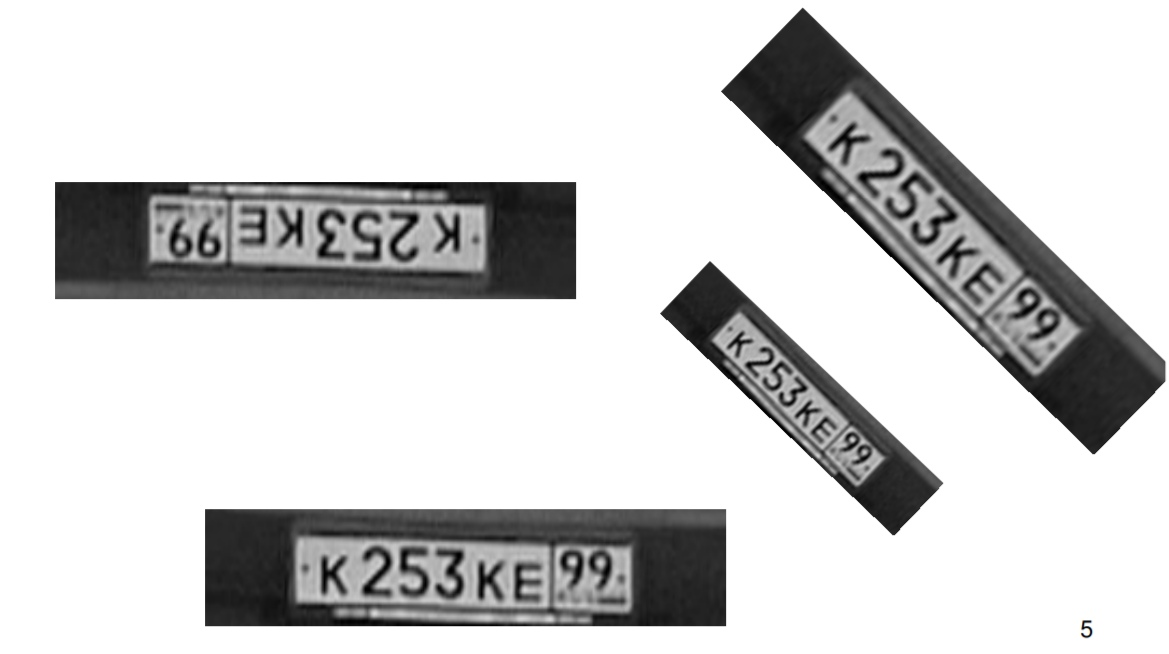
#> input picture LicensePlates.png, 1169 x 654 px
$ python plates_main.py
#> lines starting #> are read from the running program, lines starting #| are printed output that depends on the picture; after the words box and inside, x2 and y2 are one past the last pixel; in counts of white or black regions, pixels touching at a corner belong together
import cv2 as cv
import numpy as np
from matplotlib import pyplot as plt


def color_pools(img, base, mask):
    _, markers = cv.connectedComponents(base)
    markers = markers + 1
    markers[mask == 255] = 0
    markers = cv.watershed(img, markers)

    # result
    count = markers.max() - 1
    # contour
    img[markers == -1] = [255, 255, 255]
    # background
    img[markers == 1] = [0, 0, 0]

    for marker in range(2, markers.max() + 1):
        color = np.random.choice(range(256), size=3)
        img[markers == marker] = color

    return img, count


img = cv.imread('LicensePlates.png')
#> img is the input picture: shape (654, 1169, 3); mean B, G, R 209.6, 209.6, 209.6
gray = cv.cvtColor(img, cv.COLOR_BGR2GRAY)
blur = cv.GaussianBlur(gray, (45, 45), 0)
thresh = cv.threshold(blur, 180, 255, cv.THRESH_BINARY)[1]
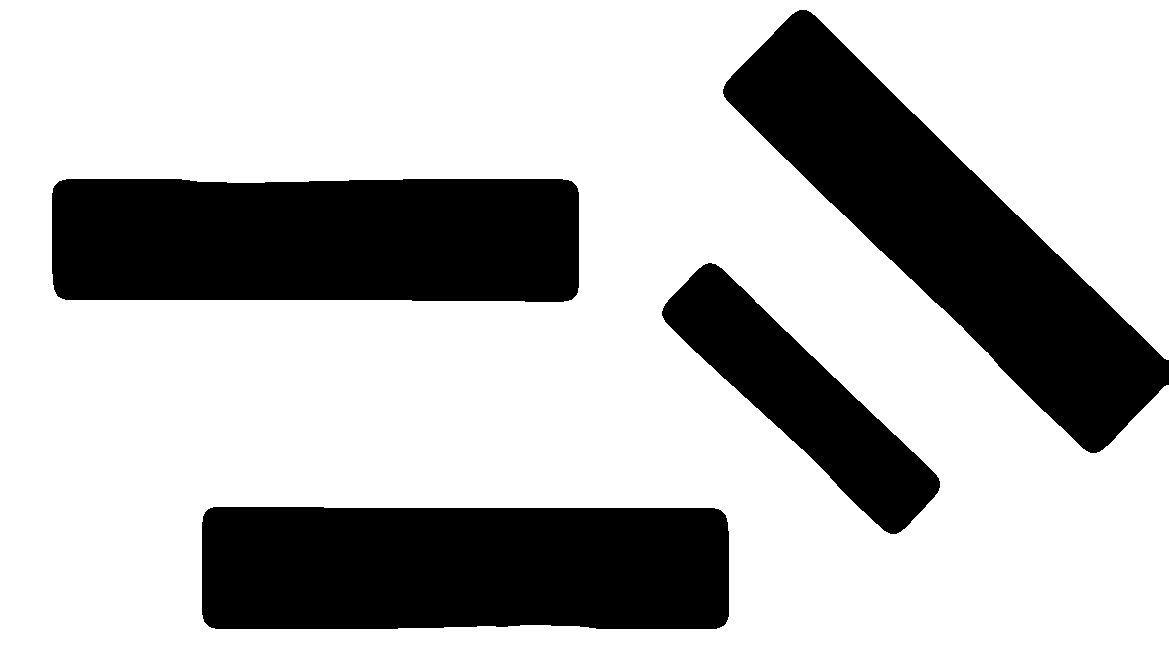
#> thresh: shape (654, 1169); 71.9% white; 4 black regions, box (x1, y1, x2, y2) and area: (723, 10, 1169, 453) 63467, (52, 179, 579, 302) 63200, (202, 507, 729, 629) 63187, (662, 263, 940, 534) 24839

binary = cv.bitwise_not(thresh)

kernel = np.ones((7, 7), np.uint8)
erode = cv.erode(binary, kernel, iterations=1)
#> erode: shape (654, 1169); 26% white; 4 white regions

img, count = color_pools(img, binary, erode)
#> in color_pools, `_, markers = cv.connectedComponents(base)`: markers: shape (654, 1169) int32; 5 distinct labels, from 0 to 4
#> in color_pools, `markers = markers + 1`: markers: shape (654, 1169) int32; 5 distinct labels, from 1 to 5
#> in color_pools, `markers[mask == 255] = 0`:
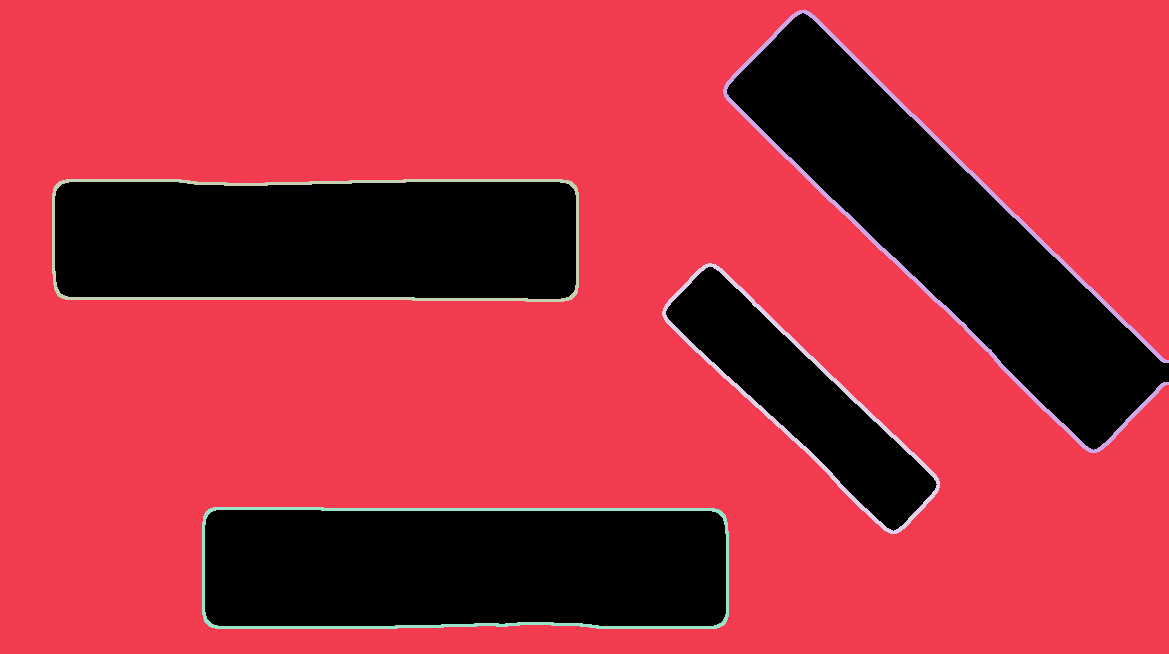
#> markers: shape (654, 1169) int32; 6 distinct labels, from 0 to 5; one colour per label, 0 black
#> in color_pools, `markers = cv.watershed(img, markers)`:
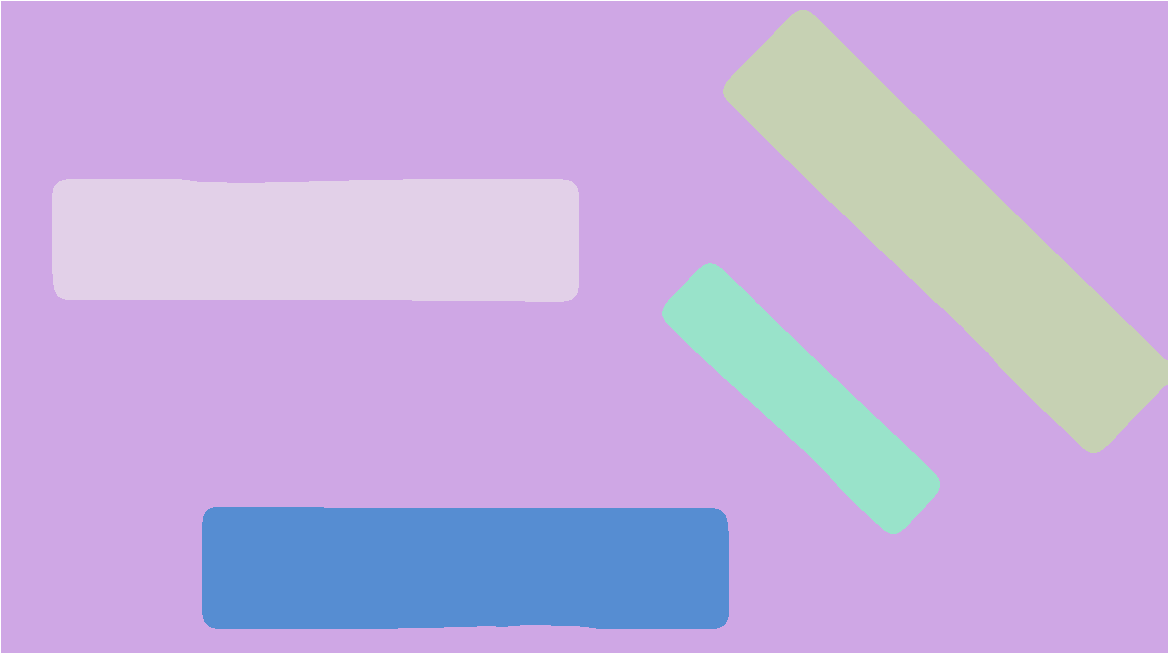
#> markers: shape (654, 1169) int32; 6 distinct labels, from -1 to 5; one colour per label, 0 black, -1 white
#> in color_pools, `count = markers.max() - 1`: count = 4
#> in color_pools, `img[markers == -1] = [255, 255, 255]`: img: shape (654, 1169, 3); under 0.01% of pixels changed, all inside (x1, y1, x2, y2) = (800, 0, 807, 1)
#> after the loop in color_pools, `for marker in range(2, markers.max() + 1):`:
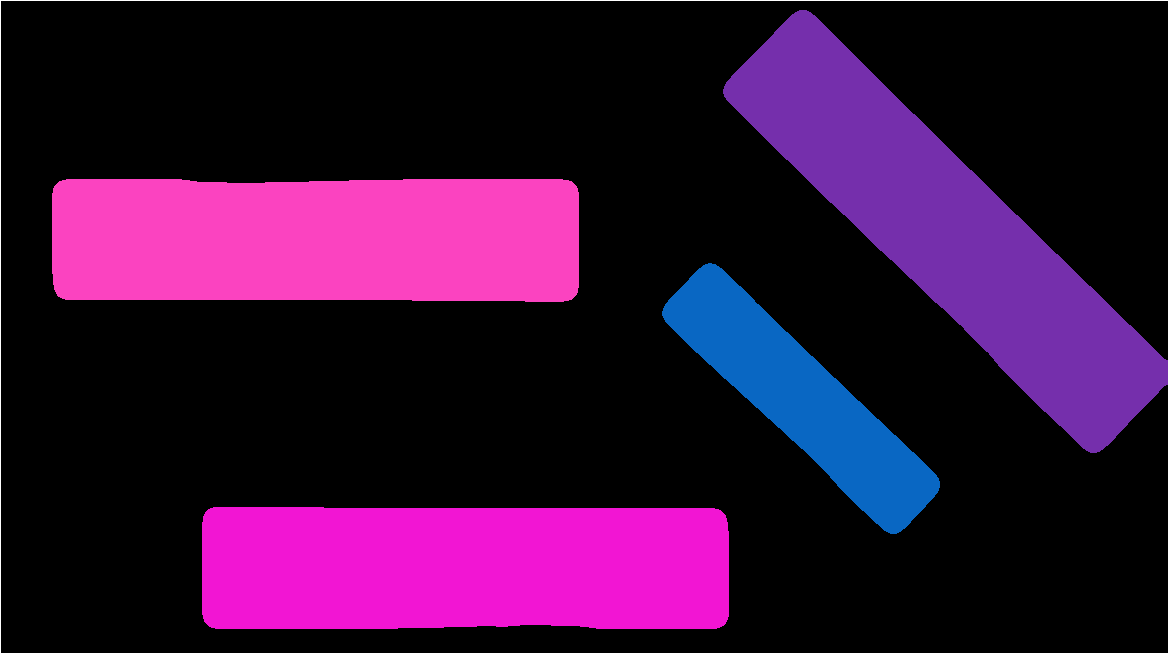
#> img: shape (654, 1169, 3); mean B, G, R 55.1, 15.7, 52
#> count = 4
res_title = "Plates Count = " + str(count)
#> res_title = 'Plates Count = 4'

contours, _ = cv.findContours(binary, cv.RETR_LIST, cv.CHAIN_APPROX_SIMPLE)
#> contours = 4 contours; box (x1, y1, x2, y2) and area: (723, 10, 1169, 453) 62999, (52, 179, 579, 302) 62570, (202, 507, 729, 629) 62557, (662, 263, 940, 534) 24546
for c in contours:
    peri = cv.arcLength(c, True)
    approx = cv.approxPolyDP(c, 0.15 * peri, True)
    cv.drawContours(img, [c], -1, (255, 255, 255), 2)
#> this loop made 4 passes
#> (peri, approx) on passes 1 to 4: (1277.1, [[203, 516], [728, 616]]), (795.8, [[699, 268], [904, 528]]), (1277.1, [[52, 193], [578, 287]]), (1281.9, [[792, 14], [1102, 449]])
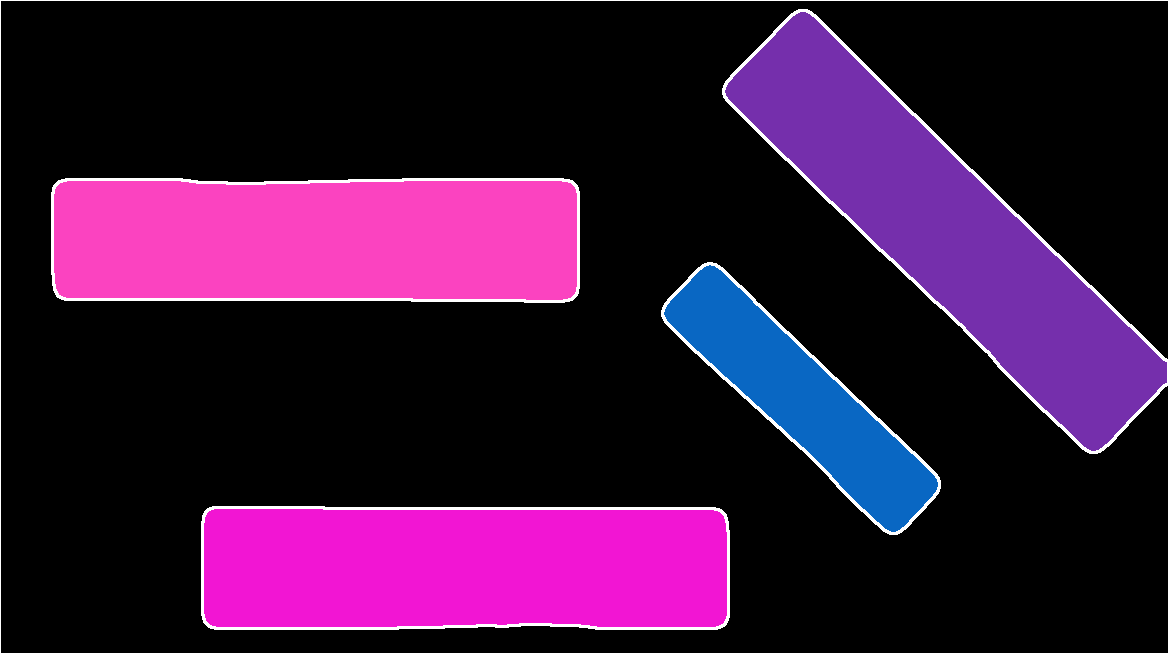
#> img: shape (654, 1169, 3); 1.95% of pixels changed, all inside (x1, y1, x2, y2) = (51, 9, 1168, 630)

# plot
plt.subplot(221), plt.imshow(gray, cmap='gray')
plt.title('Input'), plt.xticks([]), plt.yticks([])
plt.subplot(222), plt.imshow(blur, cmap='gray')
plt.title('Blur'), plt.xticks([]), plt.yticks([])
plt.subplot(223), plt.imshow(binary, cmap='gray')
plt.title('Binary'), plt.xticks([]), plt.yticks([])
plt.subplot(224), plt.imshow(img, cmap='gray')
plt.title(res_title), plt.xticks([]), plt.yticks([])

plt.show()
#> figure, not shown here; B, G, R data is drawn as R, G, B
